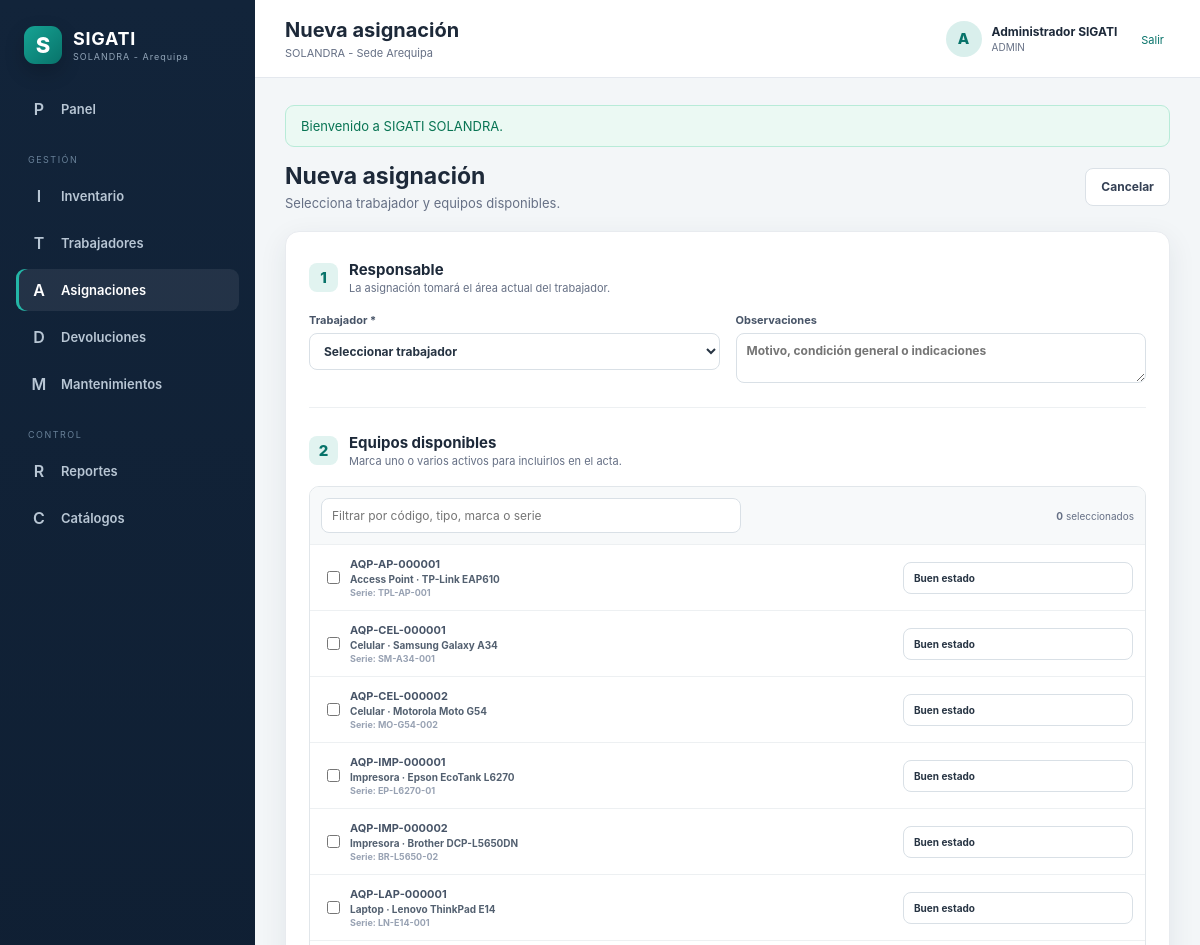
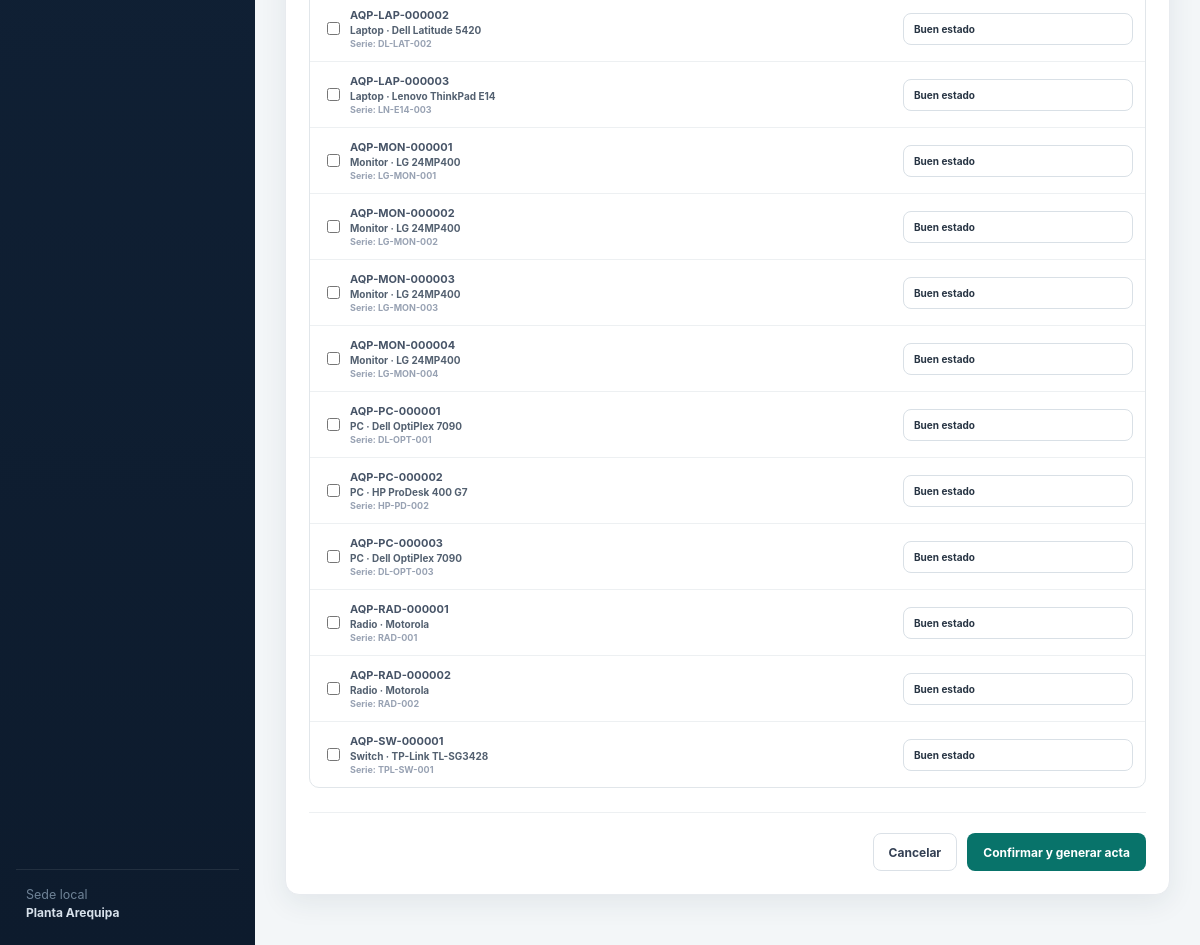
Page /sigati_solandra/public/asignaciones/crear (signed in) on the committed database (2 pictures, top to bottom).
### tables this page shows
CREATE TABLE activos (
  id BIGINT UNSIGNED AUTO_INCREMENT PRIMARY KEY,
  uuid CHAR(36) NULL UNIQUE,
  codigo_activo VARCHAR(40) NOT NULL UNIQUE,
  codigo_anterior VARCHAR(80) NULL,
  tipo_activo_id INT UNSIGNED NOT NULL,
  marca_id INT UNSIGNED NULL,
  modelo_id INT UNSIGNED NULL,
  estado_id INT UNSIGNED NOT NULL,
  area_actual_id INT UNSIGNED NULL,
  ubicacion_id INT UNSIGNED NULL,
  trabajador_actual_id INT UNSIGNED NULL,
  numero_serie VARCHAR(150) NULL,
  nombre_equipo VARCHAR(120) NULL,
  direccion_ip VARCHAR(45) NULL,
  direccion_mac VARCHAR(30) NULL,
  imei1 VARCHAR(30) NULL,
  imei2 VARCHAR(30) NULL,
  numero_telefono VARCHAR(30) NULL,
  fecha_compra DATE NULL,
  numero_factura VARCHAR(80) NULL,
  proveedor_id INT UNSIGNED NULL,
  costo DECIMAL(12,2) NULL,
  fin_garantia DATE NULL,
  observaciones TEXT NULL,
  activo TINYINT(1) NOT NULL DEFAULT 1,
  creado_por INT UNSIGNED NULL,
  actualizado_por INT UNSIGNED NULL,
  creado_en TIMESTAMP NOT NULL DEFAULT CURRENT_TIMESTAMP,
  actualizado_en TIMESTAMP NULL DEFAULT CURRENT_TIMESTAMP ON UPDATE CURRENT_TIMESTAMP,
  INDEX ix_assets_search (codigo_activo,codigo_anterior,numero_serie),
  INDEX ix_assets_status (estado_id),
  INDEX ix_assets_area (area_actual_id),
  INDEX ix_assets_employee (trabajador_actual_id),
  CONSTRAINT fk_assets_type FOREIGN KEY (tipo_activo_id) REFERENCES tipos_activo(id),
  CONSTRAINT fk_assets_brand FOREIGN KEY (marca_id) REFERENCES marcas(id),
  CONSTRAINT fk_assets_model FOREIGN KEY (modelo_id) REFERENCES modelos(id),
  CONSTRAINT fk_assets_status FOREIGN KEY (estado_id) REFERENCES estados_activo(id),
  CONSTRAINT fk_assets_area FOREIGN KEY (area_actual_id) REFERENCES areas(id),
  CONSTRAINT fk_assets_location FOREIGN KEY (ubicacion_id) REFERENCES ubicaciones(id),
  CONSTRAINT fk_assets_employee FOREIGN KEY (trabajador_actual_id) REFERENCES trabajadores(id),
  CONSTRAINT fk_assets_supplier FOREIGN KEY (proveedor_id) REFERENCES proveedores(id),
  CONSTRAINT fk_assets_created_by FOREIGN KEY (creado_por) REFERENCES usuarios(id),
  CONSTRAINT fk_assets_updated_by FOREIGN KEY (actualizado_por) REFERENCES usuarios(id)
);

CREATE TABLE tipos_activo (
  id INT UNSIGNED AUTO_INCREMENT PRIMARY KEY,
  nombre VARCHAR(100) NOT NULL UNIQUE,
  prefijo VARCHAR(8) NOT NULL UNIQUE,
  activo TINYINT(1) NOT NULL DEFAULT 1,
  creado_en TIMESTAMP NOT NULL DEFAULT CURRENT_TIMESTAMP
);

CREATE TABLE marcas (
  id INT UNSIGNED AUTO_INCREMENT PRIMARY KEY,
  nombre VARCHAR(100) NOT NULL UNIQUE,
  activo TINYINT(1) NOT NULL DEFAULT 1
);

CREATE TABLE modelos (
  id INT UNSIGNED AUTO_INCREMENT PRIMARY KEY,
  marca_id INT UNSIGNED NULL,
  nombre VARCHAR(120) NOT NULL,
  activo TINYINT(1) NOT NULL DEFAULT 1,
  UNIQUE KEY uq_model_brand (marca_id,nombre),
  CONSTRAINT fk_models_brand FOREIGN KEY (marca_id) REFERENCES marcas(id)
);

### app/Vistas/asignaciones.php (called while the page is built, shortened)
<?php
$modo = $modo ?? 'listado';
$activos = $activos ?? [];
$parciales = [
    'listado' => 'index',
    'detalle' => 'detalle',
    'formulario' => 'formulario',
];
$parcial = $parciales[$modo] ?? $parciales['listado'];
$rutaParcial = __DIR__.'/asignaciones/'.$parcial.'.php';
require $rutaParcial;

### app/Controladores/AsignacionControlador.php (called while the page is built, shortened)
<?php
final class AsignacionControlador extends Controlador
{
    public function crear(): void
    {
        $this->vista('asignaciones', [
            'modo' => 'formulario',
            'titulo' => 'Nueva asignación',
            'trabajadores' => (new Trabajador())->listar(),
            'activos' => (new Activo())->disponibles(),
        ]);
    }
}

### public/index.php (called while the page is built, shortened)
<?php
$root = dirname(__DIR__);
require $root.'/app/Nucleo/nucleo.php';
require $root.'/app/Nucleo/ayudantes.php';
$router = new Router();
$router->get('/ingreso', [AutenticacionControlador::class, 'formularioIngreso']);
$router->post('/ingreso', [AutenticacionControlador::class, 'ingresar']);
$router->post('/salir', [AutenticacionControlador::class, 'salir']);
$router->get('/', [PanelControlador::class, 'inicio']);
$router->get('/activos', [ActivoControlador::class, 'listado']);
$router->get('/activos/crear', [ActivoControlador::class, 'crear']);
$router->post('/activos', [ActivoControlador::class, 'guardar']);
$router->get('/activos/importar', [ActivoControlador::class, 'formularioImportacion']);
$router->post('/activos/importar', [ActivoControlador::class, 'importarCsv']);
$router->get('/activos/{id}/editar', [ActivoControlador::class, 'editar']);
$router->post('/activos/{id}', [ActivoControlador::class, 'actualizar']);
$router->get('/activos/{id}/qr', [CodigoQrControlador::class, 'ver']);
$router->get('/activos/{id}', [ActivoControlador::class, 'ver']);
$router->get('/trabajadores', [TrabajadorControlador::class, 'listado']);
$router->get('/trabajadores/crear', [TrabajadorControlador::class, 'crear']);
$router->post('/trabajadores', [TrabajadorControlador::class, 'guardar']);
$router->get('/trabajadores/{id}/editar', [TrabajadorControlador::class, 'editar']);
$router->post('/trabajadores/{id}', [TrabajadorControlador::class, 'actualizar']);
$router->get('/asignaciones', [AsignacionControlador::class, 'listado']);
$router->get('/asignaciones/crear', [AsignacionControlador::class, 'crear']);
$router->post('/asignaciones', [AsignacionControlador::class, 'guardar']);
$router->get('/asignaciones/{id}/imprimir', [AsignacionControlador::class, 'imprimir']);
$router->get('/asignaciones/{id}/pdf', [AsignacionControlador::class, 'pdf']);
$router->get('/asignaciones/{id}', [AsignacionControlador::class, 'ver']);
$router->get('/devoluciones', [DevolucionControlador::class, 'listado']);
$router->get('/devoluciones/crear', [DevolucionControlador::class, 'crear']);
$router->post('/devoluciones', [DevolucionControlador::class, 'guardar']);
$router->get('/devoluciones/{id}/imprimir', [DevolucionControlador::class, 'imprimir']);
$router->get('/devoluciones/{id}/pdf', [DevolucionControlador::class, 'pdf']);
$router->get('/devoluciones/{id}', [DevolucionControlador::class, 'ver']);
$router->get('/mantenimientos', [MantenimientoControlador::class, 'listado']);
$router->get('/mantenimientos/crear', [MantenimientoControlador::class, 'crear']);
$router->post('/mantenimientos', [MantenimientoControlador::class, 'guardar']);
$router->post('/mantenimientos/{id}/cerrar', [MantenimientoControlador::class, 'cerrar']);
$router->get('/catalogos', [CatalogoControlador::class, 'listado']);
$router->post('/catalogos/{table}', [CatalogoControlador::class, 'guardar']);
$router->get('/reportes/inventario', [ReporteControlador::class, 'inventario']);
$router->get('/reportes/inventario/csv', [ReporteControlador::class, 'exportarCsv']);
$router->dispatch();

### app/Nucleo/ayudantes.php (called while the page is built, shortened)
<?php
function config(string $clave, mixed $default = null): mixed
{
    return Config::obtener($clave, $default);
}
function url(string $ruta = ''): string
{
    $base = rtrim((string) config('aplicacion.url_base'), '/');
    return $base.($ruta !== '' ? '/'.ltrim($ruta, '/') : '');
}
function e(mixed $valor): string
{
    return htmlspecialchars((string) $valor, ENT_QUOTES, 'UTF-8');
}

### app/Modelos/Activo.php (called while the page is built, shortened)
<?php
final class Activo extends ModeloBase
{
    public function disponibles(): array
    {
        return $this->db
            ->query(
                "SELECT a.id, a.codigo_activo, a.numero_serie, t.nombre nombre_tipo,
                        b.nombre nombre_marca, m.nombre nombre_modelo
                 FROM activos a
                 JOIN tipos_activo t ON t.id = a.tipo_activo_id
                 JOIN estados_activo s ON s.id = a.estado_id
                 LEFT JOIN marcas b ON b.id = a.marca_id
                 LEFT JOIN modelos m ON m.id = a.modelo_id
                 WHERE a.activo = 1 AND s.codigo = 'DISPONIBLE'
                 ORDER BY t.nombre, a.codigo_activo"
            )
            ->fetchAll();
    }
}

### app/Vistas/asignaciones/formulario.php (the view, shortened to what this page needs)
<div class="page-actions">
        <div>
            <h2>Nueva asignación</h2>
            <p>Selecciona trabajador y equipos disponibles.</p>
        </div>
        <a class="btn btn-light" href="<?= url('asignaciones') ?>">Cancelar</a>
    </div>
    <form class="form-card" method="post" action="<?= url('asignaciones') ?>">
        <div class="form-section">
            <div class="section-title">
                <span>1</span>
                <div>
                    <h3>Responsable</h3>
                    <p>La asignación tomará el área actual del trabajador.</p>
                </div>
            </div>
            <div class="form-grid cols-2">
                <label>
                    Trabajador *
                    <select name="trabajador_id" id="employeeSelect" required>
                        <option value="">Seleccionar trabajador</option>
                    </select>
                </label>
                <label>
                    Observaciones
                    <textarea
                        name="observaciones"
                        rows="2"
                        placeholder="Motivo, condición general o indicaciones"
                    ></textarea>
                </label>
            </div>
        </div>
        <div class="form-section">
            <div class="section-title">
                <span>2</span>
                <div>
                    <h3>Equipos disponibles</h3>
                    <p>Marca uno o varios activos para incluirlos en el acta.</p>
                </div>
            </div>
            <div class="asset-picker">
                <div class="picker-search">
                    <input type="search" placeholder="Filtrar por código, tipo, marca o serie" data-filter-activos>
                    <span><b data-selected-count>0</b> seleccionados</span>
                </div>
                <?php foreach ($activos as $activo): ?>
                    <label class="picker-item" data-activo-fila>
                        <input type="checkbox" name="activo_ids[]" value="<?= $activo['id'] ?>" data-activo-check>
                        <div>
                            <strong><?= e($activo['codigo_activo']) ?></strong>
                            <span><?= e($activo['nombre_tipo'].' · '.trim(($activo['nombre_marca'] ?? '').' '.($activo['nombre_modelo'] ?? ''))) ?></span>
                            <small>Serie: <?= e($activo['numero_serie'] ?: '—') ?></small>
                        </div>
                        <input
                            class="condition-input"
                            name="condicion[<?= $activo['id'] ?>]"
                            value="Buen estado"
                            placeholder="Condición de entrega"
                        >
                    </label>
                <?php endforeach; ?>
            </div>
        </div>
        <div class="form-footer">
            <a class="btn btn-light" href="<?= url('asignaciones') ?>">Cancelar</a>
            <button class="btn btn-primary" type="submit">Confirmar y generar acta</button>
        </div>
    </form>

### app/Nucleo/nucleo.php (shortened to what this page needs)
<?php
final class Config
{
    private static array $datos = [];
    public static function obtener(string $clave, mixed $default = null): mixed
    {
        [$archivo, $registro] = array_pad(explode('.', $clave, 2), 2, null);
        if (!isset(self::$datos[$archivo])) {
            $ruta = dirname(__DIR__, 2).'/config/'.$archivo.'.php';
            self::$datos[$archivo] = require $ruta;
        }
        return $registro === null
            ? self::$datos[$archivo]
            : (self::$datos[$archivo][$registro] ?? $default);
    }
}
final class Vista
{
    public static function renderizar(string $vista, array $datos = [], string $plantilla = 'plantilla'): void
    {
        $archivo = dirname(__DIR__).'/Vistas/'.$vista.'.php';
        extract($datos, EXTR_SKIP);
        require $archivo;
    }
}
abstract class Controlador
{
    protected function vista(string $vista, array $datos = [], string $plantilla = 'plantilla'): void
    {
        Vista::renderizar($vista, $datos, $plantilla);
    }
}
final class Router
{
    private array $rutas = [];
    public function get(string $ruta, array $manejador): void
    {
        $this->rutas[] = ['GET', $ruta, $manejador];
    }
    public function post(string $ruta, array $manejador): void
    {
        $this->rutas[] = ['POST', $ruta, $manejador];
    }
    public function dispatch(): void
    {
        $metodo = $_SERVER['REQUEST_METHOD'];
        $uri = parse_url($_SERVER['REQUEST_URI'], PHP_URL_PATH) ?: '/';
        $base = rtrim((string) Config::obtener('aplicacion.url_base'), '/');
        if ($base !== '' && str_starts_with($uri, $base)) {
            $uri = substr($uri, strlen($base));
        }
        $uri = '/'.trim($uri, '/');
        foreach ($this->rutas as [$metodoRuta, $ruta, $manejador]) {
            if ($metodoRuta !== $metodo) {
                continue;
            }
            $pattern = '#^'.preg_replace(
                '#\{[a-zA-Z_][a-zA-Z0-9_]*\}#',
                '([^/]+)',
                rtrim($ruta, '/')
            ).'/?$#';
            if (preg_match($pattern, $uri, $coincidencias)) {
                array_shift($coincidencias);
                [$clase, $accion] = $manejador;
                (new $clase())->$accion(...$coincidencias);
                return;
            }
        }
    }
}

### rows in the picture
activos: codigo_activo "AQP-AP-000001", tipo_activo.nombre "Access Point · TP-Link EAP610", numero_serie "TPL-AP-001"
activos: codigo_activo "AQP-CEL-000001", tipo_activo.nombre "Celular · Samsung Galaxy A34", numero_serie "SM-A34-001"
activos: codigo_activo "AQP-CEL-000002", tipo_activo.nombre "Celular · Motorola Moto G54", numero_serie "MO-G54-002"
activos: codigo_activo "AQP-IMP-000001", tipo_activo.nombre "Impresora · Epson EcoTank L6270", numero_serie "EP-L6270-01"
activos: codigo_activo "AQP-IMP-000002", tipo_activo.nombre "Impresora · Brother DCP-L5650DN", numero_serie "BR-L5650-02"
activos: codigo_activo "AQP-LAP-000001", tipo_activo.nombre "Laptop · Lenovo ThinkPad E14", numero_serie "LN-E14-001"
activos: codigo_activo "AQP-LAP-000002", tipo_activo.nombre "Laptop · Dell Latitude 5420", numero_serie "DL-LAT-002"
activos: codigo_activo "AQP-LAP-000003", tipo_activo.nombre "Laptop · Lenovo ThinkPad E14", numero_serie "LN-E14-003"
activos: codigo_activo "AQP-MON-000001", tipo_activo.nombre "Monitor · LG 24MP400", numero_serie "LG-MON-001"
activos: codigo_activo "AQP-MON-000002", tipo_activo.nombre "Monitor · LG 24MP400", numero_serie "LG-MON-002"
activos: codigo_activo "AQP-MON-000003", tipo_activo.nombre "Monitor · LG 24MP400", numero_serie "LG-MON-003"
activos: codigo_activo "AQP-MON-000004", tipo_activo.nombre "Monitor · LG 24MP400", numero_serie "LG-MON-004"
activos: codigo_activo "AQP-PC-000001", tipo_activo.nombre "PC · Dell OptiPlex 7090", numero_serie "DL-OPT-001"
activos: codigo_activo "AQP-PC-000002", tipo_activo.nombre "PC · HP ProDesk 400 G7", numero_serie "HP-PD-002"
activos: codigo_activo "AQP-PC-000003", tipo_activo.nombre "PC · Dell OptiPlex 7090", numero_serie "DL-OPT-003"
activos: codigo_activo "AQP-RAD-000001", nombre_modelo "Radio · Motorola", numero_serie "RAD-001"
activos: codigo_activo "AQP-RAD-000002", nombre_modelo "Radio · Motorola", numero_serie "RAD-002"
activos: codigo_activo "AQP-SW-000001", tipo_activo.nombre "Switch · TP-Link TL-SG3428", numero_serie "TPL-SW-001"

### other values in the picture
$flash['message'] "Bienvenido a SIGATI SOLANDRA."
